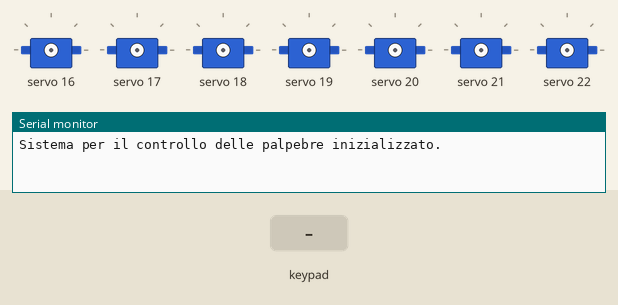
This sketch was run on a simulated Arduino Uno, built with avr-gcc and run on an emulated ATmega328P. Shown: 7 × servo, the last lines printed to the serial monitor. Inputs (shaded band) come from the test bench.

Above: at 1.2 s.
1.3 s: key 'X' pressed
At 2.4 s:
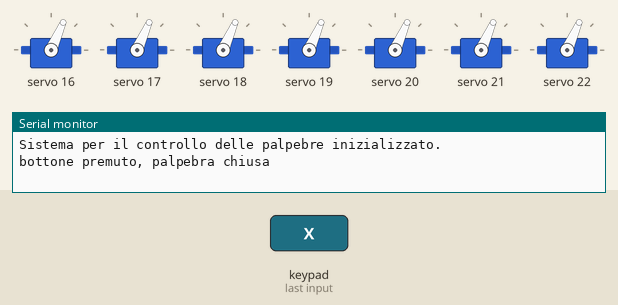
Timing chart, 0 to 4.3 s (numbered marks = the images above; inputs shaded):
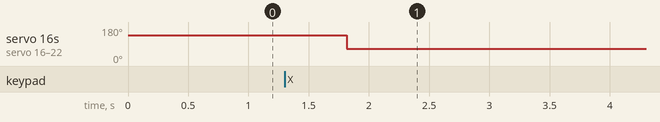

Measured:
- after the input at 1.3 s, servo 16–22: 137° → 66° after 0.51 s

The sketch:

NanoBlink7.ino
```cpp
#include <Wire.h>
#include <ArduinoNunchuk.h>
#include <Adafruit_PWMServoDriver.h>  // Libreria per PCA9685

#define BAUDRATE 9600

ArduinoNunchuk nunchuk = ArduinoNunchuk();
Adafruit_PWMServoDriver pwm = Adafruit_PWMServoDriver(0x41);  // Indirizzo PCA9685 (modifica se necessario)

const int servoChannels[7] = {0, 1, 2, 3, 4, 5, 6};  // Canali PCA per i servo delle palpebre
const int openPulse = 250;  // Valore PWM per palpebra aperta
const int closePulse = 400; // Valore PWM per palpebra chiusa
bool zButtonPrev = false;
const int minPulse = 250;  // Valore PWM minimo (corrisponde a 0°)
const int maxPulse = 400;  // Valore PWM massimo (corrisponde a 180°)

bool cycleActive = false;  // Stato del ciclo
bool cButtonState = false;  // Stato attuale del pulsante C
bool lastCButtonState = false;  // Stato precedente del pulsante C

void setup() {
  Serial.begin(BAUDRATE);
  Wire.setClock(100000);  // Imposta velocità I²C a 400 kHz
  pwm.begin();
  pwm.setPWMFreq(50);     // Frequenza per i servo
  nunchuk.init();
  Serial.println("Sistema per il controllo delle palpebre inizializzato.");
}

void loop() {
  nunchuk.update();
  bool zButton = nunchuk.zButton;

  cButtonState = nunchuk.cButton;
  if (cButtonState && !lastCButtonState) {  // Rileva il cambio di stato
    cycleActive = !cycleActive;  // Attiva/disattiva il ciclo
    Serial.println(cycleActive ? "Ciclo attivato." : "Ciclo disattivato.");
  }
  lastCButtonState = cButtonState;
  cycleActive = false;
  if (cycleActive) {
    //Serial.print(12);
    executeSinusoidalCycle();  // Funzione non bloccante per il ciclo
  } else {
  if (zButton && !zButtonPrev) {  // Se il pulsante Z viene premuto
    for (int i = 0; i < 7; i++) {
      pwm.setPWM(servoChannels[i], 0, closePulse);  // Chiudi tutte le palpebre
    }
    Serial.println("bottone premuto, palpebra chiusa");
    delay(500);  // Mantieni chiuso per un momento
    for (int i = 0; i < 7; i++) {
      pwm.setPWM(servoChannels[i], 0, openPulse);  // Riapri tutte le palpebre
    }
  }
  }

  zButtonPrev = zButton;
  delay(20);  // Riduce il carico
}


void executeSinusoidalCycle() {
  static int wave = 0;
  static int angle = minPulse;
  static bool increasing = true;
  static unsigned long lastTime = 0;

  int pulseStep = 20;      // Incremento per ogni passo
  int waveLength = 5;      // Numero di oscillazioni "crescenti"
  int delayTime = 70;      // Ritardo tra ogni passo

  // Controlla se è il momento di aggiornare il ciclo
  if (millis() - lastTime >= delayTime) {
    lastTime = millis();

    // Movimento sinusoidale
    if (increasing) {
      angle += pulseStep;
      if (angle >= maxPulse) {
        angle = maxPulse;
        increasing = false;
        wave++;
      }
    } else {
      angle -= pulseStep;
      if (angle <= minPulse) {
        angle = minPulse;
        increasing = true;
        wave++;
      }
    }

    // Muove tutti i servo asse X
    for (int i = 0; i < 7; i++) {
      pwm.setPWM(servoChannels[i], 0, angle);
    }

    // Termina il ciclo se ha completato tutte le onde o se il ciclo è disattivato
    if (!cycleActive) {
      wave = 0;
      increasing = true;
      cycleActive = false;
      Serial.println("Ciclo terminato.");
    }
  }
}
```
